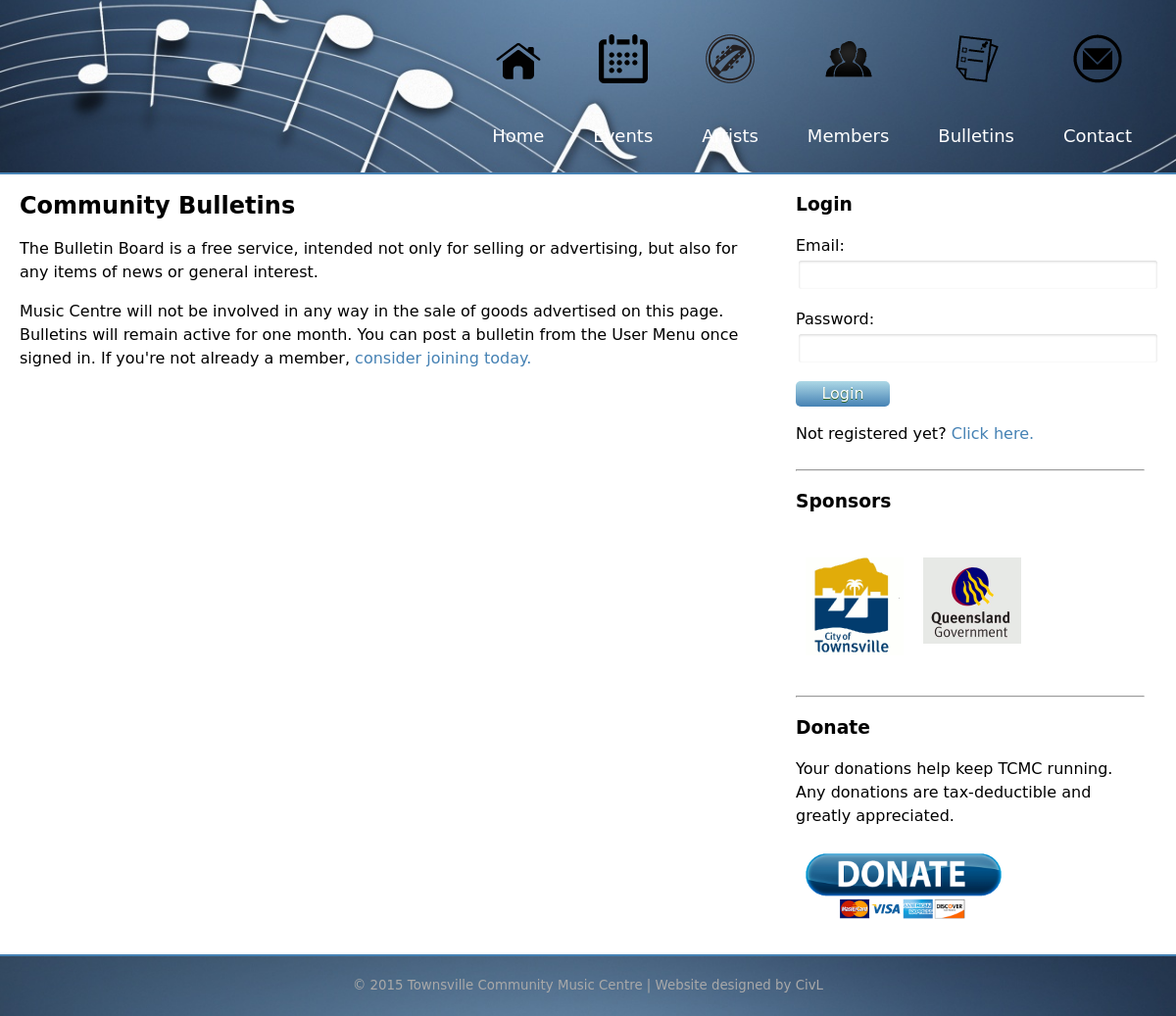
The page /bulletins.php on the database as committed earlier.
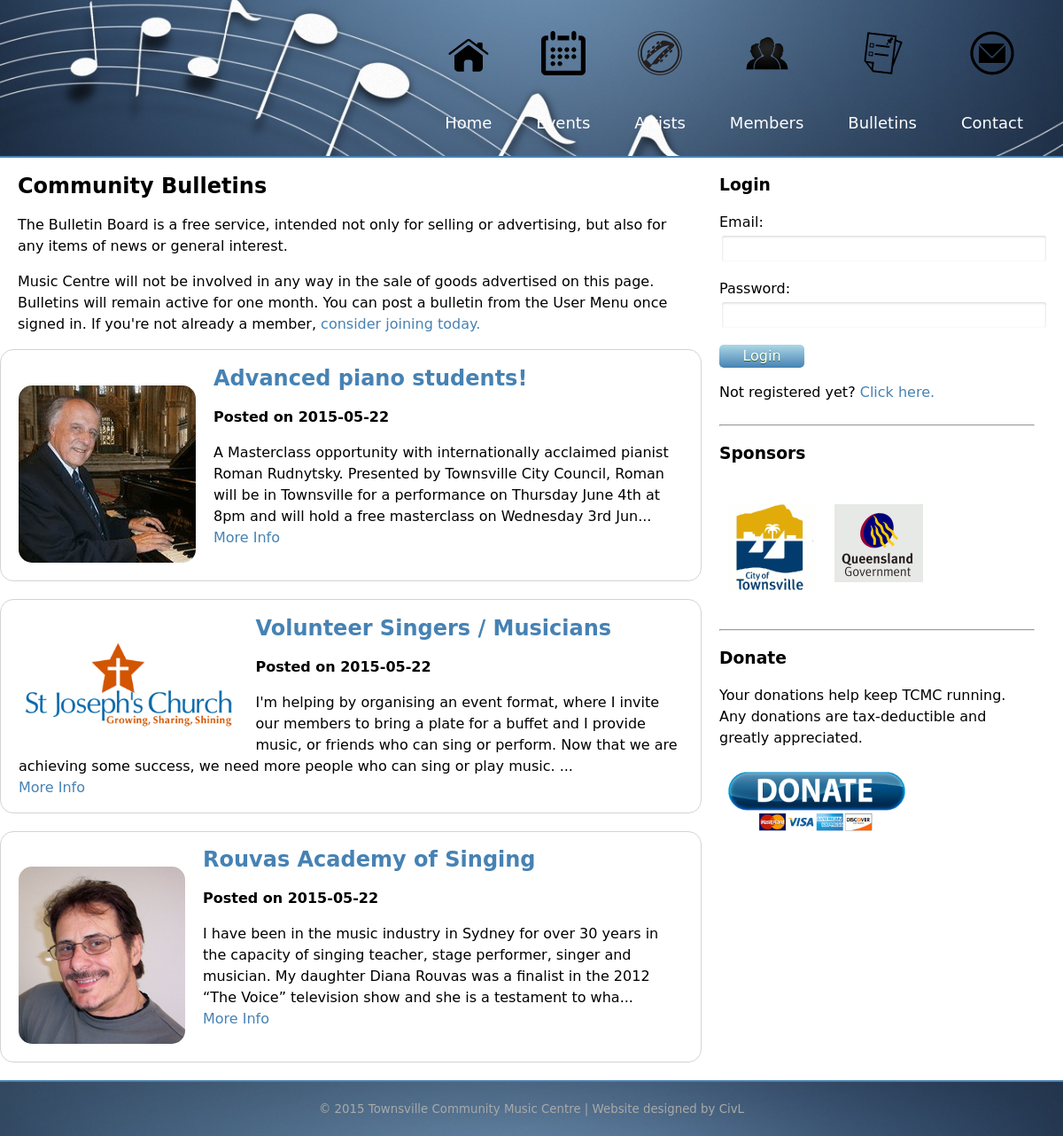
The same page on the database as committed later.
### tables this page shows
CREATE TABLE "bulletin" (
  "bulletin_id" integer NOT NULL PRIMARY KEY AUTOINCREMENT,
  "bulletin_date" text NOT NULL,
  "bulletin_title" text NOT NULL,
  "bulletin_info" text NOT NULL,
  "bulletin_photo" text NOT NULL,
  "user_id" text NOT NULL,
  FOREIGN KEY ("user_id") REFERENCES "user" ("user_id") ON DELETE NO ACTION ON UPDATE NO ACTION
);

### bulletins.php (the view)
<?php include("header.php"); ?>
    <div class="container">
        <div class="row">
            <div id="main" class="col wide">
                <h2>Community Bulletins</h2>
                <p>The Bulletin Board is a free service, intended not only for selling or advertising, but also for any items of news or general interest.</p>
                <p>Music Centre will not be involved in any way in the sale of goods advertised on this page. Bulletins will remain active for one month. You can post a bulletin from the User Menu once signed in. If you're not already a member, <a href="members.php">consider joining today.</a></p>
                <?php include("connectdb.php");
                $today = date('Y-m-d');
                $lastmonth = date('Y-m-d', mktime(0, 0, 0, date("m")-1, date("d"),   date("Y")));
                $results = $dat->query('select * from bulletin where bulletin_date between "'. $lastmonth .'" and "'.$today .'" order by bulletin_id desc');
                foreach($results as $result) {
                    echo '<div class="row">';
                    echo '<div class="col artistFeature">';
                    echo '<img src="' . $result['bulletin_photo'] .'">';
                    echo '<a href="bulletinDetail.php?bulletin_id='. $result['bulletin_id'] .'"><h2>'. $result['bulletin_title'] .'</h2></a>';
                    echo '<p><strong>Posted on ' . $result['bulletin_date'] . '</strong></p>';
                    echo '<p>'. substr($result['bulletin_info'], 0, 249) .'...<br />';
                    echo '<a href="bulletinDetail.php?bulletin_id='. $result['bulletin_id'] .'">More Info</a></p>';
                    echo '</div></div>';
                }
                ?>
            </div>
            <div id="sidebar" class="col narrow">
                <?php include("sidebar.php");?>
            </div>
        </div>
    </div>
<?php include("footer.php"); ?>

### header.php (shortened to what this page needs)
<!doctype html>
<html lang="en">
<head>
    <link href="css/normalize.css" rel="stylesheet" type="text/css">
    <link href="css/style.css" rel="stylesheet" type="text/css">
</head>
<body>
    <div id="header">
        <div class="container">
            <div id="navigation" class="row col">
                <ul>
                   <li><img src="images/navIcons/home.gif" class="navIcon"><a href="index.php" class="">Home </a></li>
                   <li><img src="images/navIcons/events.gif" class="navIcon"><a href="events.php" class="">Events </a></li>
                   <li><img src="images/navIcons/artists.gif" class="navIcon" ><a href="artists.php" class="">Artists </a></li>
                   <li><img src="images/navIcons/members.gif" class="navIcon"><a href="members.php" class="">Members </a></li>
                   <li><img src="images/navIcons/bulletins.gif" class="navIcon"><a href="bulletins.php" class="">Bulletins </a></li>
                   <li><img src="images/navIcons/contact.gif" class="navIcon"><a href="contact.php" class="">Contact </a></li>
                 </ul>
            </div>
        </div>
    </div>

### moduleLogin.php
<div id="login">
    <h3>Login</h3>
    <form method="post" action="processLogin.php">
    <?php
    if (isset($_SESSION['userLoggedIn'])) {
        $name = strtolower($_SESSION['user_firstname']);
        $chars = str_split($name);
        $firstLetter = strtoupper($chars[0]);
        $chars[0] = $firstLetter;
        $name = implode($chars, '');
        echo "<p>Welcome back, ".$name .".</p>";
        echo '<button type="submit" name="submit" value="logout">Logout</button>';
        echo '</form>';
        echo '</div>';
    }
    else { ?>
        <form method="post" action="processLogin.php">
            <p>
                <label for="user_email">Email:</label><br/>
                <input id = "user_email" name="user_email">
            </p>
            <p>
                <label for="user_pass">Password:</label><br/>
                <input id="user_pass" type="password" name="user_pass">
            </p>
            <p>
                <button type="submit" name="submit" value="login">Login</button>
            </p>
        </form>
        <p>Not registered yet? <a href="editUser.php">Click here.</a></p>
        </div>
    <?php }?>

### sidebar.php (shortened to what this page needs)
<?php include("moduleLogin.php"); ?>
<div id="sponsors">
    <hr>
    <h3>Sponsors</h3>
    <p><a href="http://www.townsville.gov.au"><img src="images/TCCLogo.gif" width="100px"></a></p>
    <p><a href="https://www.qld.gov.au"><img src="images/qldgovtlogo.gif" width="100px"></a></p>
</div>
<div id="donate">
    <hr>
    <h3>Donate</h3>
    <p>Your donations help keep TCMC running. Any donations are tax-deductible and greatly appreciated.</p>
    <p><a href="#"><img src="images/Donate_Button.png" width="200px"></a></p>
</div>

### footer.php
    <div id="footer" class="container row col">
    	<p>&copy; 2015 Townsville Community Music Centre | Website designed by CivL</p>
    </div>
</body>
</html>

### css/style.css (style rules this page uses)
body { line-height:150%; font-family:"Lucida Grande", "Lucida Sans Unicode", "Lucida Sans", "DejaVu Sans", Verdana, sans-serif; }
a:link { color:steelblue; text-decoration:none; }
input { width:100%; padding: 5px; color:black; border: 3px solid white; border-radius: 5px; box-shadow: inset 0 1px 3px lightgray; }
button { text-align: center; width: 6em; border-radius: 5px; border: 0px none; color: #FFF; text-shadow: 0px 1px 0px #2F6627; background: linear-gradient(#ADD8E6, #4682B4) repeat scroll 0% 0% transparent; }
img { margin: 10px; }
#header { color:white; background-image:url('../images/noteStrip3.jpg'); background-size:cover; background-position:left; border-bottom:2px solid steelblue; overflow:hidden; }
#navigation ul { margin:0; padding:0; list-style:none; float:right; }
#navigation li { display:inline; float:left; text-align:center; }
#navigation a { padding: 25px; display:block; text-align:center; text-decoration:none; color:white; font-size:large; border-radius: 15px; }
.navIcon { width:50px; padding-top:25px; }
#footer { border-top:2px solid steelblue; font-size:smaller; padding:5px; text-align:center; color:darkgray; background-image:url('../images/noteStrip3.jpg'); background-size:cover; background-position:top; }
#sponsors { overflow:hidden; }
#sponsors p { float: left; }
.artistFeature { margin-bottom: 20px; border-radius:15px; border: 1px solid lightgrey; }
.artistFeature img { max-width: 33%; max-height: 300px; float: left; border-radius: 15px; margin: 20px 20px 20px 0; }
.container { width: 1200px; margin: 0 auto; }
.col { padding: 0 20px; }
.row .row { margin: 0 -20px; }
.row:before, .row:after { content: ""; display: table; }
.row:after { clear: both; }
@media only screen { .col { float: left; width: 100%; -webkit-box-sizing: border-box; -moz-box-sizing: border-box; box-sizing: border-box; } }
@media only screen { .wide { width: 66%; } }
@media only screen { .narrow { width: 33%; } }

Rows that differ between the two databases and show on the page:
added bulletin: bulletin_photo (picture), bulletin_title "Advanced piano students!", bulletin_date "2015-05-22", bulletin_info "A Masterclass opportunity with internationally acclaimed pianist Roman Rudnytsky. Presented by Townsville City Council, Roman will be in Townsville for a performance on Thursday June 4th at 8pm and will hold a free masterclass on Wednesday 3rd Jun"
added bulletin: bulletin_photo (picture), bulletin_title "Volunteer Singers / Musicians", bulletin_date "2015-05-22", bulletin_info "I'm helping by organising an event format, where I invite our members to bring a plate for a buffet and I provide music, or friends who can sing or perform. Now that we are achieving some success, we need more people who can sing or play music."
added bulletin: bulletin_photo (picture), bulletin_title "Rouvas Academy of Singing", bulletin_date "2015-05-22", bulletin_info "I have been in the music industry in Sydney for over 30 years in the capacity of singing teacher, stage performer, singer and musician. My daughter Diana Rouvas was a finalist in the 2012 “The Voice” television show and she is a testament to wha"
